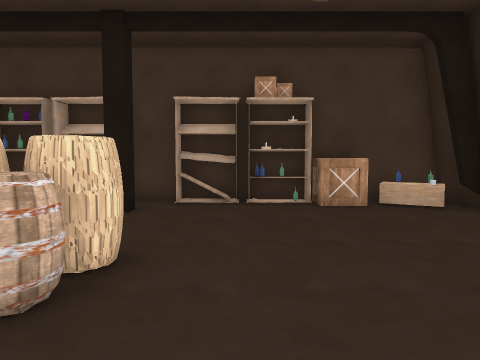
View 1 (above)

21 first-person views from a walk through a 3-D level made in the Unity game engine. The camera is 1.4 m above the floor, tilts 4° down and sees 70° across. Doors are open. The floor is counted in squares, 1 m on a side. Each view is taken from the middle of a square. On the plan, view 1 faces up. The plan holds only what a view shows up to about 15 squares ahead; the rest is blank. The place goes on beyond the plan. The player character is not drawn. Some surface patterns are stand-ins.

View 2
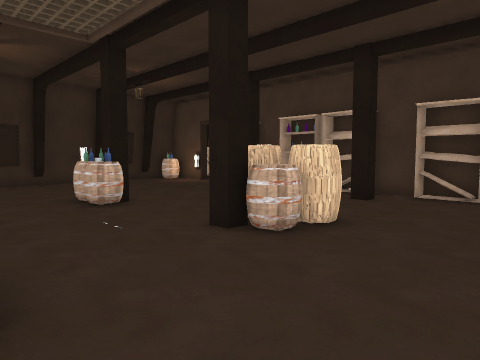

View 3
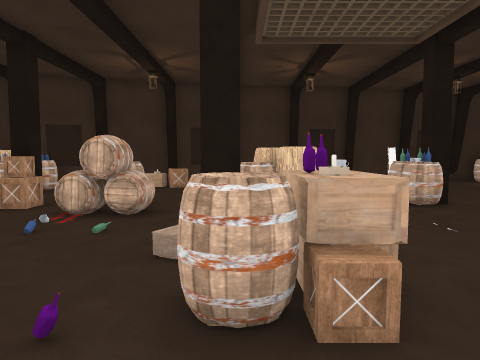

View 4
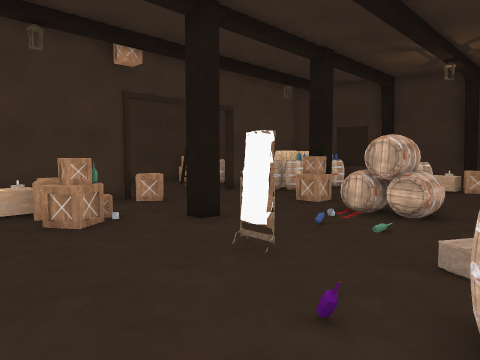

View 5
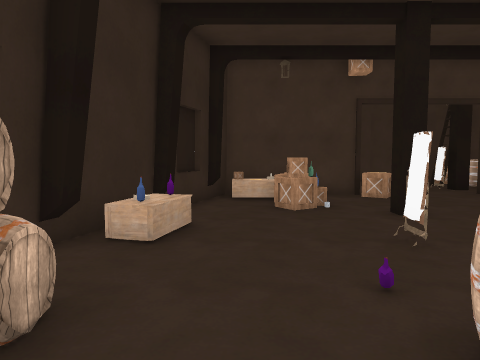

View 6
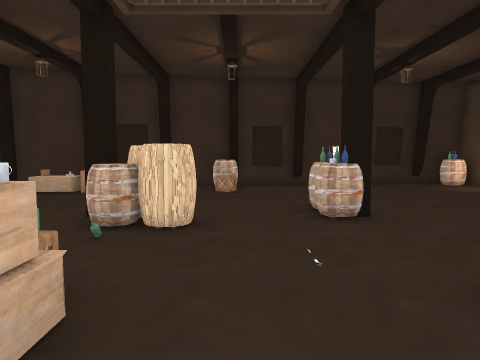

View 7
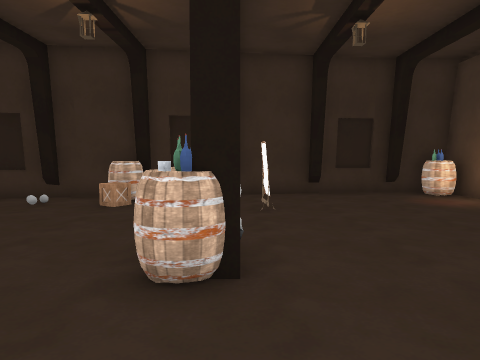

View 8
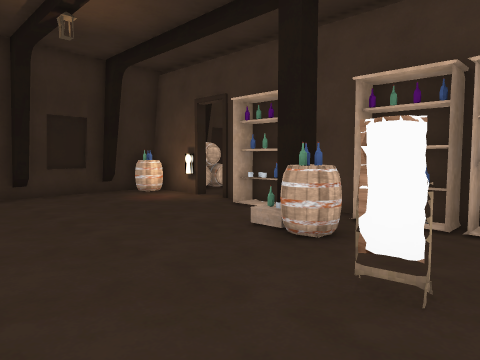

View 9
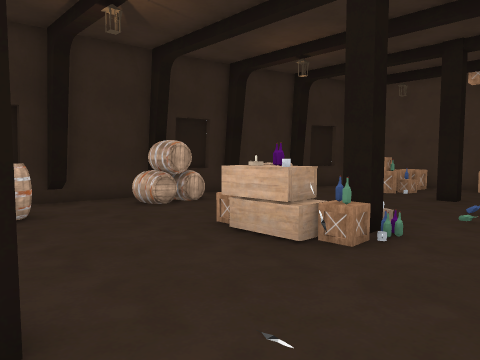

View 10
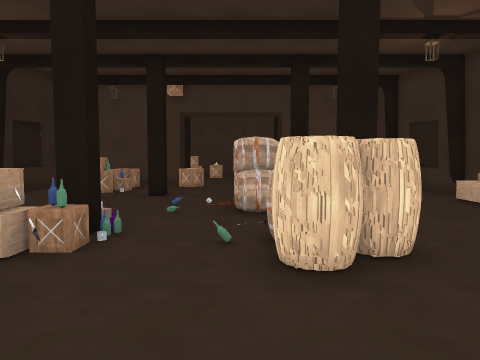

View 11
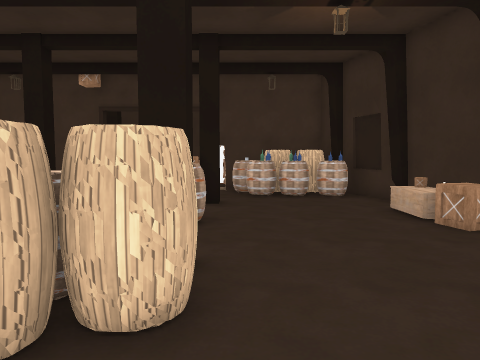

View 12
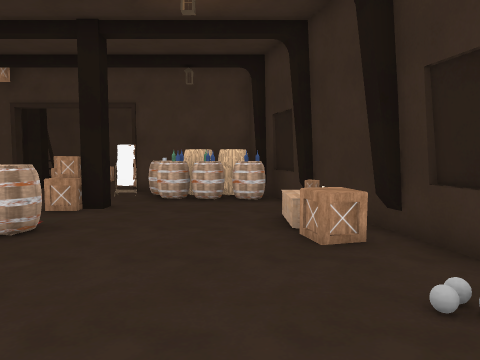

View 13
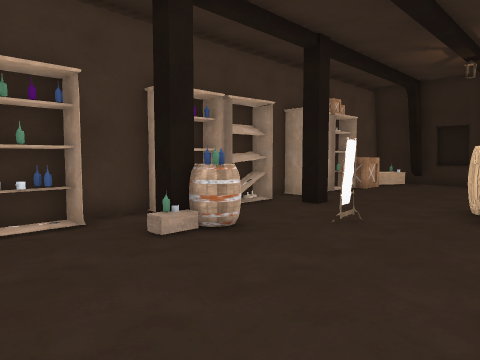

View 14
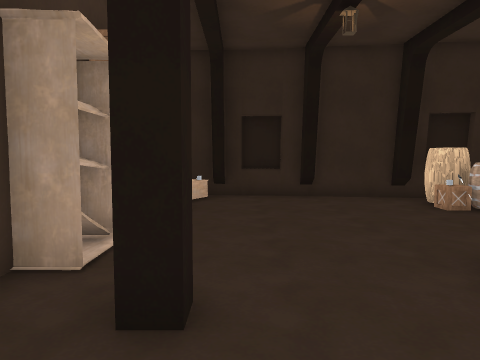

View 15
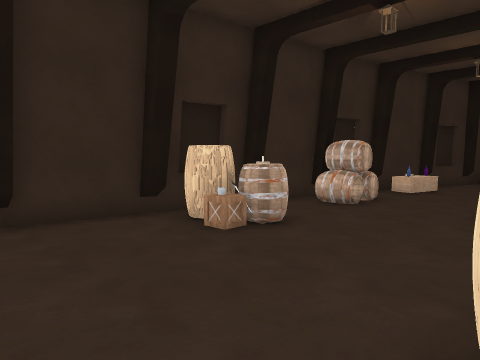

View 16
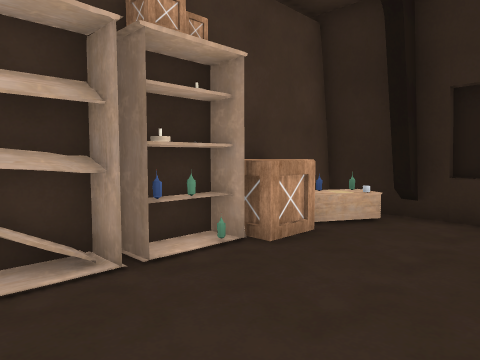

View 17
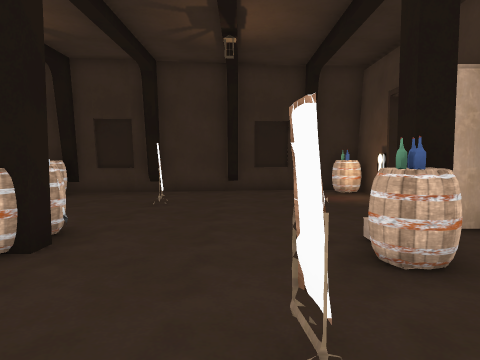

View 18
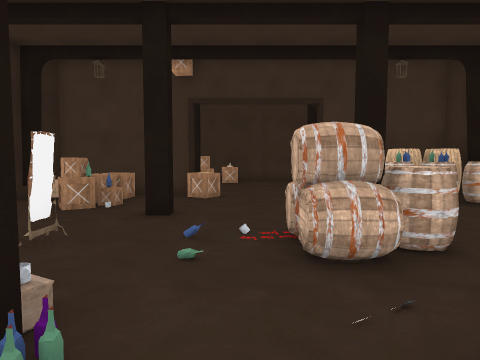

View 19
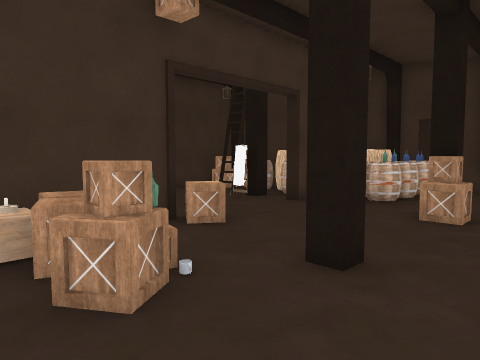

View 20
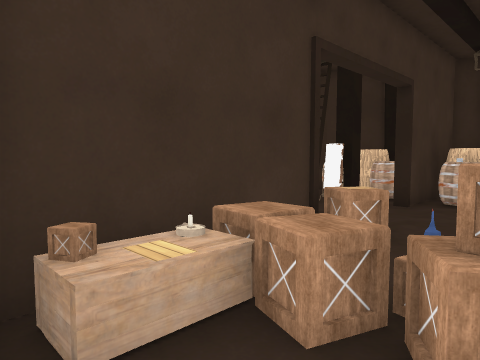

View 21
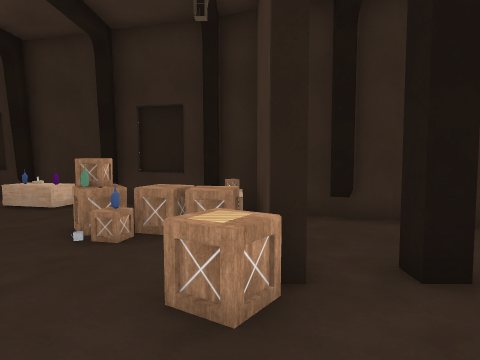

### Floor plan
Points are (right, up) in squares from view 1. A wall is a line through its corners. A room is listed if a view was taken in it or the views show most of it. See-through windows are left out.
Room 1 (views 1, 2, 3, 4, 5, 6, 7, 8, 9, 10, 11, 12, 13, 14, 15, 16, 17, 18, 19, 20, 21)
walls: (-5, 6.5) (-5.7, 6.4); (-5, 6.6) (-5.7, 6.4); (-12.7, 3.7) (-13.3, 3.6) (-12.7, 3.7); (4, -3.1) (4.6, -3.1); (4.5, -0.5) (4.5, -0.1) (5.1, -0.1) (5.4, 2.4); (4.7, -0.5) (4.7, 0); (4.7, -3.4) (5, -0.3); (4.8, 2.4) (4.9, 2.9) (5.4, 2.9) (6.1, 8.9); (3.8, -6.6) (4.2, -4.5); (-15.3, -2.9) (-15.2, -3.6); (-15.5, 0) (-15.4, -0.5); (-15.4, -3.4) (-14.9, -6.1) (-14.7, -6.1) (-14.5, -6.6); (-15.5, -3.5) (-15.3, -4.5); (-14.9, -6) (-12.9, -12.2); (-16, 0.6) (-15.5, -3.1) (-15, -3.1); (2.7, -9.6) (3.2, -8.3); (-14, -8.4) (-13.6, -9.6); (-16, 2.9) (-15.9, 2.5); (5.2, 5.5) (5.2, 5.9) (5.7, 5.9); (-2.6, -13.4) (-1.4, -13.4); (-8.5, -13.4) (-7.8, -13.4) (-7.8, -13.7); (0.5, 10.8) (-12.5, 10.8); (-16.3, 6) (-16.2, 5.5) (-16.6, 5.5); (0.1, -13.4) (1.6, -13.4) (2.9, -9.5) (2.6, -9.5) (2.7, -9.1) (3, -9.1) (4, -6.1); (-12.7, -12.1) (-12.6, -12.5); (1.7, -12.9) (1.9, -12.4); (-12.8, -12.5) (-12.4, -13.4) (-11.5, -13.4); (-16.8, 6.5) (-16.1, 1.5); (6.1, 8.5) (5.5, 8.5) (5.7, 9); (6.1, 8.8) (6.1, 10.8) (2.4, 10.8); (-14.4, 10.8) (-17, 10.8) (-17, 8.7); (-16.7, 9) (-16.6, 8.5) (-17, 8.5); (0.9, -15.3) (1.2, -14.5); (0.4, -15.5) (0.6, -15.1); (-17.1, 8.9) (-16.9, 7.4); (0.3, -16.5) (0.8, -15.1)
low walls: (-15.5, -3.1) (-15.5, -3.6); (-15.2, -5.3) (-15.1, -6.1)
ways out: open door at (-13, 11); open door at (-5.5, -13.5)
objects: other object (-16, 10); barrel (-15, -1) to (-15, 0); other object (-14, -8); other object (-14, -7); crate (-14, -6) to (-13, -6); crate (-14, -1) to (-14, 0); other object (-13, -11); crate (-13, -8) to (-13, -7); barrel (-12, -13); barrel (-12, -12); other object (-12, -11); barrel (-11, -16) to (-10, -15); barrel (-11, -13); other object (-11, -12); other object (-11, -11); other object (-11, 10); barrel (-10, -16); barrel (-10, -15) to (-9, -14); barrel (-10, -13) to (-9, -13); barrel (-10, -12); other object (-10, -11); other object (-10, 10); other object (-9, -12); other object (-9, 2); barrel (-9, 3); pillar (-8, -15); mirror (-8, -12); pillar (-8, -9); barrel (-8, -7) to (-8, -6); pillar (-8, -3); barrel (-8, -2); bottle (-8, 2); pillar (-8, 3); bottle (-8, 8); pillar (-8, 9); mirror (-7, -15); crate (-7, -9); barrel (-7, -7) to (-6, -7); barrel (-7, -6) to (-6, -6); barrel (-7, -5) to (-6, -5); barrel (-7, -3) to (-7, -2); barrel (-7, -1); bottle (-7, 8); other object (-7, 10); shelf (-7, 10) to (-6, 11); shelf (-5, 10) to (-4, 11); other object (-4, -13); other object (-4, -2); barrel (-4, 4) to (-3, 4); pillar (-3, -15); crate (-3, -13); pillar (-3, -9); pillar (-3, -3); bottle (-3, -2); bottle (-3, -1); pillar (-3, 3); pillar (-3, 9); mirror (-2, -7) to (-2, -6); bottle (-2, -2); barrel (-2, 3); barrel (-2, 4) to (-2, 5); shelf (-2, 10) to (-1, 11); crate (-1, -13) to (-1, -12); crate (-1, -11); bottle (-1, -10); barrel (-1, -3); candle (-1, -2); candle (0, -13); other object (0, -12) to (1, -12); crate (0, -10); crate (0, -2); shelf (0, 10) to (1, 11); crate (1, -13); other object (1, 10); other object (2, -8); crate (2, -8) to (3, -7); crate (2, 2); crate (2, 10) to (3, 10); other object (3, -7); other object (3, -6); barrel (3, -4) to (4, -4); barrel (3, -3); barrel (3, -2); other object (3, 1); other object (3, 2); other object (3, 3); barrel (4, 2); crate (4, 10); other object (5, 1) to (6, 2); other object (5, 9); other object (5, 10); other object (6, 7) to (7, 8)

Positions as (right, up) in squares from view 1, and headings:
1: (0, 0), facing up
2: (2, -2), facing up-left
3: (2, -3), facing left
4: (2, -3), facing down-left
5: (1, -1), facing down
6: (0, 0), facing left
7: (-4, 3), facing left
8: (-4, 3), facing up-left
9: (-6, 3), facing down-right
10: (-6, 3), facing down
11: (-9, 1), facing down
12: (-12, 0), facing down
13: (-12, 3), facing up-right
14: (-6, 8), facing right
15: (-2, 7), facing down-right
16: (-2, 6), facing up-right
17: (-3, 6), facing left
18: (-5, -1), facing down
19: (1, -7), facing down-left
20: (2, -10), facing down-left
21: (-7, -13), facing right
